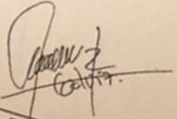
#> input picture yolo5/sigver/data/rubric_test.png, 177 x 119 px
$ python -i signature_verification.py   (imports and definitions only)   (older library calls are emulated)
#> lines starting #> are read from the running program, lines starting #| are printed output that depends on the picture
#> further down, picture is the input picture: shape (119, 177, 3); mean B, G, R 166.5, 189.7, 212.6
import torch
from sklearn.metrics.pairwise import euclidean_distances
from sklearn.metrics.pairwise import cosine_similarity
from .sigver.preprocessing.normalize import preprocess_signature
from .sigver.featurelearning.models import SigNet
import numpy as np
import cv2

def remove_shadow(img):
  rgb_planes = cv2.split(img)

  result_planes = []
  result_norm_planes = []
  for plane in rgb_planes:
      dilated_img = cv2.dilate(plane, np.ones((7,7), np.uint8))
      bg_img = cv2.medianBlur(dilated_img, 21)
      diff_img = 255 - cv2.absdiff(plane, bg_img)
      norm_img = cv2.normalize(diff_img,None, alpha=0, beta=255, norm_type=cv2.NORM_MINMAX, dtype=cv2.CV_8UC1)
      result_planes.append(diff_img)
      result_norm_planes.append(norm_img)
#> this loop made 3 passes
#> pass 1, in remove_shadow, `dilated_img = cv2.dilate(plane, np.ones((7,7), np.uint8))`:
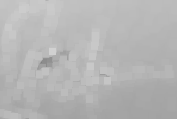
#> dilated_img: shape (119, 177); min 128, max 209, mean 181.5
#> pass 1, in remove_shadow, `diff_img = 255 - cv2.absdiff(plane, bg_img)`:
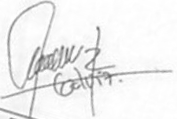
#> diff_img: shape (119, 177); min 96, max 255, mean 240
#> pass 1, in remove_shadow, `norm_img = cv2.normalize(diff_img,None, alpha=0, beta=255, norm_type=c..`:
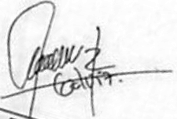
#> norm_img: shape (119, 177); min 0, max 255, mean 230.9
#> after the loop:
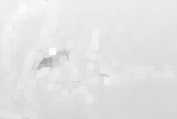
#> dilated_img: shape (119, 177); min 159, max 250, mean 227.4
#> after the loop, result_norm_planes = 3 items; result_planes = 3 items

  #result = cv2.merge(result_planes)
  result_norm = cv2.merge(result_norm_planes)
  return result_norm

# [46 lines left out: function rubric_comparison, not called in this run]

>>> import cv2
>>> picture = cv2.imread('sigver/data/rubric_test.png')
>>> result = remove_shadow(picture)

$ run again, on yolo5/sigver/data/test_rub.png
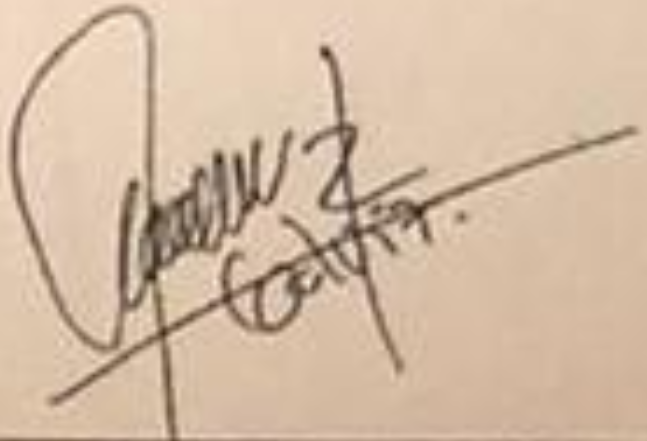
#> input picture yolo5/sigver/data/test_rub.png, 647 x 441 px
#> picture is the input picture: shape (441, 647, 3); mean B, G, R 163.8, 186.9, 211.2
#> the loop in remove_shadow, `for plane in rgb_planes:` made 3 passes
#> pass 1, in remove_shadow, `norm_img = cv2.normalize(diff_img,None, alpha=0, beta=255, norm_type=c..`:
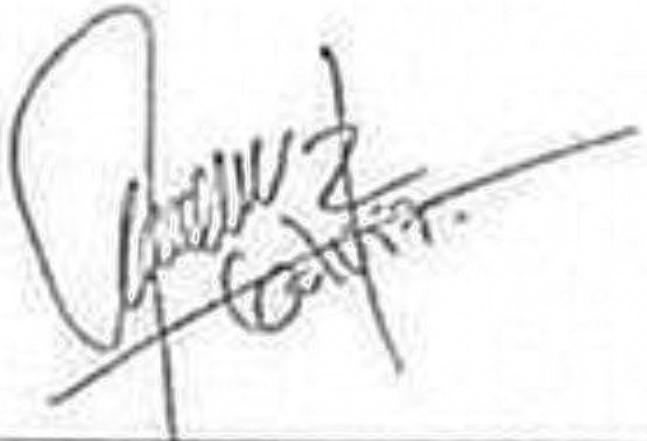
#> norm_img: shape (441, 647); min 0, max 255, mean 237.6
#> after the loop in remove_shadow, `for plane in rgb_planes:`:
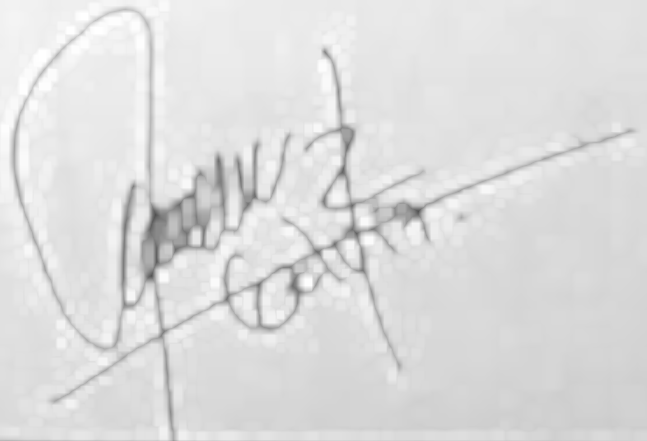
#> dilated_img: shape (441, 647); min 82, max 255, mean 221.1
#> after the loop in remove_shadow, `for plane in rgb_planes:`: result_norm_planes = 3 items
